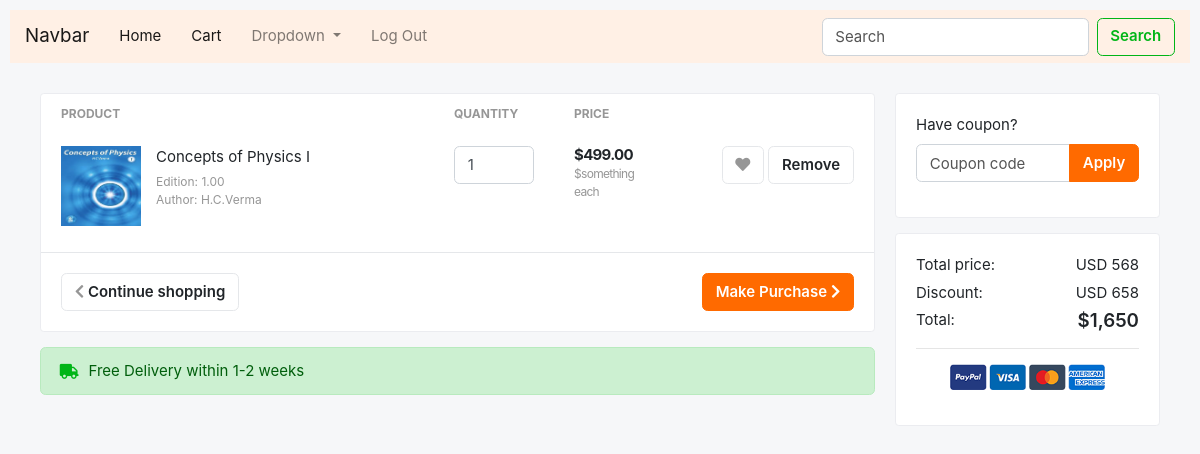
The app's page /customer/cart (signed in) with its own data.
### Store/models.py (models this page shows, shortened)
class CartItem(models.Model):
	cartitem_id = models.AutoField(primary_key=True)
	book_quantity = models.IntegerField(default=0)
	book_id = models.ForeignKey(Book, on_delete=models.CASCADE)
	cart = models.ForeignKey(Cart, on_delete=models.CASCADE)

class Book(models.Model):
	old_new = (
		(1, 'Yes'),
		(0, 'No'),
	)
	book_id = models.AutoField(primary_key=True)
	book_name = models.CharField(max_length=50)
	book_author = models.CharField(max_length=50)
	book_edition = models.DecimalField(max_digits=6, decimal_places=2)
	book_price = models.DecimalField(max_digits=6, decimal_places=2)
	book_quantity = models.IntegerField()
	date = models.DateTimeField(auto_now=True)
	is_new = models.BooleanField(choices=old_new)
	image_file = models.ImageField(upload_to=UPLOAD_TO)
	category = models.ForeignKey(Category, on_delete=models.CASCADE)
	vendor = models.ForeignKey(Vendor, on_delete=models.CASCADE)

### Store/views.py (the view)
# urls.py: path('customer/cart', views.cart_view, name='cart-customer'),
@login_required
def cart_view(request):
	user = request.user
	context = {
		"cart_exists" : True,
	}
	cart = user.cart_set.first()
	if not cart is None:
		cart_items = cart.cartitem_set.all()
		if not bool(cart_items):
			context["cart_exists"] = False
		else:
			context["cart_exists"] = True
			context["cart_items"] = cart_items
	else:
		context["cart_exists"] = False
	return render(request, 'Store/cart.html', context)

### Store/templates/Store/cart.html (shortened to what this page needs)
{% extends 'Store/layout.html' %}
{% load static %}
{% block body %}
<nav class="navbar navbar-expand-lg navbar-light bg-light">
  <a class="navbar-brand" href="#">Navbar</a>
  <div class="collapse navbar-collapse" id="navbarSupportedContent">
    <ul class="navbar-nav mr-auto">
      <li class="nav-item active">
        <a class="nav-link" href="#">Home <span class="sr-only">(current)</span></a>
      </li>
      <li class="nav-item active">
        <a class="nav-link" href="#">Cart</a>
      </li>
      <li class="nav-item dropdown">
        <a class="nav-link dropdown-toggle" href="#" id="navbarDropdown" role="button" data-toggle="dropdown" aria-haspopup="true" aria-expanded="false">
          Dropdown
        </a>
      </li>
      <li class="nav-item">
        <a class="nav-link" href="{% url 'logout' %}">Log Out</a>
      </li>
    </ul>
    <form class="form-inline my-2 my-lg-0">
      <input class="form-control mr-sm-2" type="search" placeholder="Search" aria-label="Search">
      <button class="btn btn-outline-success my-2 my-sm-0" type="submit">Search</button>
    </form>
  </div>
</nav>
<section class="section-content padding-y">
<div class="container">
<div class="row">
  <main class="col-md-9">
<div class="card">
<table class="table table-borderless table-shopping-cart">
<thead class="text-muted">
<tr class="small text-uppercase">
  <th scope="col">Product</th>
  <th scope="col" width="120">Quantity</th>
  <th scope="col" width="120">Price</th>
  <th scope="col" class="text-right" width="200"> </th>
</tr>
</thead>
<tbody>
  {% for item in cart_items %}
  <tr>
    <td>
      <figure class="itemside">
        <div class="aside"><img src="{{ item.book_id.image_file.url }}" class="img-sm"></div>
        <figcaption class="info">
          <a href="#" class="title text-dark">{{ item.book_id.book_name }}</a>
          <p class="text-muted small">Edition: {{ item.book_id.book_edition }} <br> Author: {{ item.book_id.book_author }}</p>
        </figcaption>
      </figure>
    </td>
    <td>
      <input type="text" name="quantity" class="form-control" value="{{ item.book_quantity }}">
    </td>
    <td>
      <div class="price-wrap">
        <var class="price">${{ item.book_id.book_price }}</var>
        <small class="text-muted"> $something each </small>
      </div>
    </td>
    <td class="text-right">
    <a data-original-title="Save to Wishlist" title="" href="" class="btn btn-light" data-toggle="tooltip"> <i class="fa fa-heart"></i></a>
    <a href="{% if user.is_authenticated %}{% if user.is_vendor %}{% url 'cart-remove-vendor' item.cartitem_id %}{% else %}{% url 'cart-remove-customer' item.cartitem_id %}{% endif %}{% endif %}" class="btn btn-light"> Remove</a>
    </td>
  </tr>
  {% endfor %}
</tbody>
</table>
<div class="card-body border-top">
  <a href="#" class="btn btn-primary float-md-right"> Make Purchase <i class="fa fa-chevron-right"></i> </a>
  <a href="{% if user.is_authenticated %}{% if user.is_vendor %}{% url 'index-vendor' %}{% else %}{% url 'index-customer' %}{% endif %}{% else %}#{% endif %}" class="btn btn-light"> <i class="fa fa-chevron-left"></i> Continue shopping </a>
</div>
</div>
<div class="alert alert-success mt-3">
  <p class="icontext"><i class="icon text-success fa fa-truck"></i> Free Delivery within 1-2 weeks</p>
</div>
  </main>
  <aside class="col-md-3">
    <div class="card mb-3">
      <div class="card-body">
      <form>
        <div class="form-group">
          <label>Have coupon?</label>
          <div class="input-group">
            <input type="text" class="form-control" name="" placeholder="Coupon code">
            <span class="input-group-append">
              <button class="btn btn-primary">Apply</button>
            </span>
          </div>
        </div>
      </form>
      </div>
    </div>
    <div class="card">
      <div class="card-body">
          <dl class="dlist-align">
            <dt>Total price:</dt>
            <dd class="text-right">USD 568</dd>
          </dl>
          <dl class="dlist-align">
            <dt>Discount:</dt>
            <dd class="text-right">USD 658</dd>
          </dl>
          <dl class="dlist-align">
            <dt>Total:</dt>
            <dd class="text-right  h5"><strong>$1,650</strong></dd>
          </dl>
          <hr>
          <p class="text-center mb-3">
            <img src="images/misc/payments.png" height="26">
          </p>
      </div>
    </div>
  </aside>
</div>
</div>
</section>
{% endblock %}

### Store/static/Store/styles.css (style rules this page uses)
body { padding: 10px; }

### Store/static/Store/css/ui.css (style rules this page uses)
html { font-family: 'Inter', sans-serif; font-size: 15px; }
.price-wrap { letter-spacing: -0.7px; }
.img-xs, .img-sm, .img-md, .img-lg { -o-object-fit: cover; object-fit: cover; -ms-flex-negative: 0; flex-shrink: 0; -webkit-box-flex: 0; -ms-flex-positive: 0; flex-grow: 0; }
.img-sm { width: 80px; height: 80px; }
.padding-y { padding-top: 30px; padding-bottom: 30px; }
var { font-style: normal; }
figure { margin-bottom: 0; }
article:after, .form-group:after { display: block; clear: both; content: ""; }
p:last-child { margin-bottom: 0; }
.btn-light { background-color: #fff; border-color: #e5e7ea; }
.btn-light i { color: #969696; }
.itemside { position: relative; display: -webkit-box; display: -ms-flexbox; display: flex; width: 100%; }
.itemside .aside { position: relative; -ms-flex-negative: 0; flex-shrink: 0; }
.itemside .info { padding-left: 15px; padding-right: 7px; }
.itemside p { margin-bottom: 0; }
.itemside .title { display: block; margin-bottom: 5px; color: #212529; }
[class*="dlist-"] { margin-bottom: 5px; }
[class*="dlist-"] dd { margin-bottom: 0; }
.dlist-align { display: -webkit-box; display: -ms-flexbox; display: flex; }
.dlist-align dt { width: 120px; word-wrap: break-word; font-weight: normal; }
.dlist-align dd { -webkit-box-flex: 1; -ms-flex-positive: 1; flex-grow: 1; }
.icontext { display: -webkit-inline-box; display: -ms-inline-flexbox; display: inline-flex; -webkit-box-align: center; -ms-flex-align: center; align-items: center; vertical-align: middle; }
.icontext .icon { position: relative; margin-right: 10px; -ms-flex-negative: 0; flex-shrink: 0; -webkit-box-flex: 0; -ms-flex-positive: 0; flex-grow: 0; }
.price { font-weight: 600; color: #212529; }
body { background-color: #f6f7f9; }
.table-shopping-cart.table td, .table-shopping-cart.table th { padding-left: 20px; padding-right: 20px; }
.table-shopping-cart .price-wrap { line-height: 1.2; }
.table-shopping-cart .price { font-weight: bold; margin-right: 5px; display: block; }

### Store/static/Store/css/responsive.css (style rules this page uses)
@media (min-width: 1040px) { .container { padding-left: 30px !important; padding-right: 30px !important; } }

### records on screen
CartItem: book_id.image_file (picture), book_id.book_name "Concepts of Physics I", book_id.book_edition "1.00", book_id.book_author "H.C.Verma", quantity "1", book_id.book_price "499.00"
